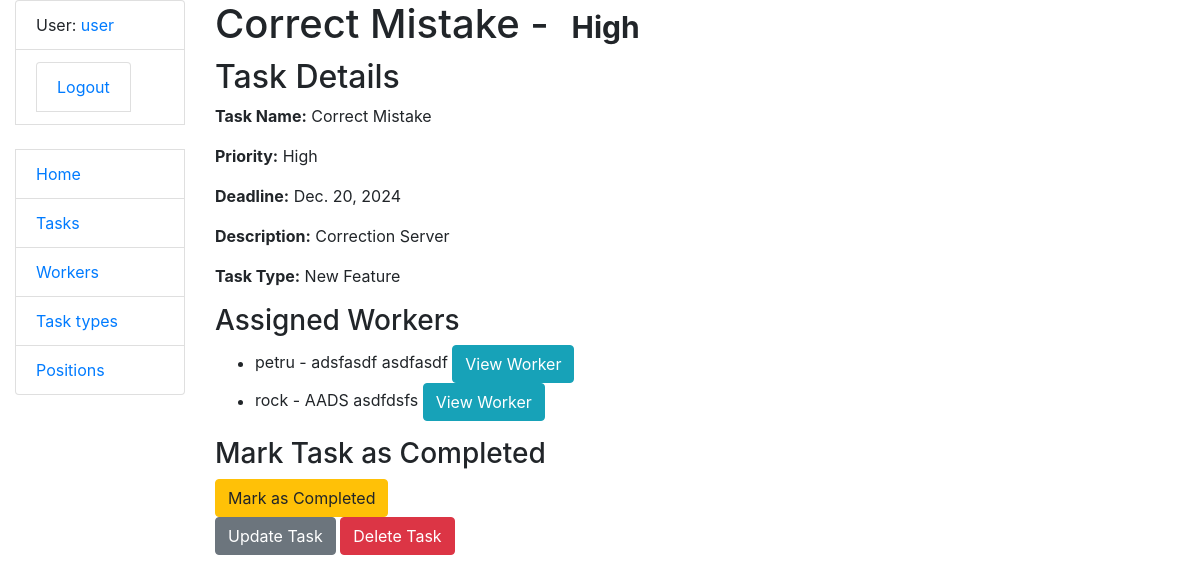
The page /task/1/ (signed in) on the database its author committed.
### task_manager/models.py (models this page shows, shortened)
class Task(models.Model):
    PRIORITY_CHOICES = [
        ("Urgent", "Urgent"),
        ("High", "High"),
        ("Medium", "Medium"),
        ("Low", "Low"),
    ]
    name = models.CharField(max_length=255)
    description = models.TextField()
    deadline = models.DateField()
    is_completed = models.BooleanField(default=False)
    priority = models.CharField(max_length=10, choices=PRIORITY_CHOICES)
    task_type = models.ForeignKey(TaskType, on_delete=models.CASCADE)
    assignees = models.ManyToManyField(Worker)

class TaskType(models.Model):
    name = models.CharField(max_length=255)

class Worker(AbstractUser):
    position = models.ManyToManyField(Position)
    groups = models.ManyToManyField(
        Group,
        related_name="worker_set",  # Custom related_name for groups
        blank=True
    )
    user_permissions = models.ManyToManyField(
        Permission,
        related_name="worker_user_set",  # Custom related_name for user_permissions
        blank=True
    )
    class Meta:
        verbose_name = "worker"
        verbose_name_plural = "workers"

### task_manager/views.py (the view)
# urls.py: path("task/<int:pk>/", TaskDetailView.as_view(), name="task-detail"),
class TaskDetailView(LoginRequiredMixin, generic.DetailView):
    model = Task
    template_name = "task_manager/task_detail.html"
    context_object_name = "task"

### task_manager/context_processors.py (called while the page is built)
def cfg_assets_root(request):
    return { 'ASSETS_ROOT' : settings.ASSETS_ROOT }

### templates/task_manager/task_detail.html (shortened to what this page needs)
{% extends "base2.html" %}
{% load crispy_forms_filters %}
{% block content %}
  <h1>
    {{ task.name }} -
    <span class="badge badge-{{ task.priority|lower }}">{{ task.priority }}</span>
  </h1>
  <h2>Task Details</h2>
  <p><strong>Task Name:</strong> {{ task.name }}</p>
  <p><strong>Priority:</strong> {{ task.priority }}</p>
  <p><strong>Deadline:</strong> {{ task.deadline }}</p>
  <p><strong>Description:</strong> {{ task.description }}</p>
  <p><strong>Task Type:</strong> {{ task.task_type.name }}</p>
  <h3>Assigned Workers</h3>
  {% if task.assignees.all %}
    <ul>
      {% for worker in task.assignees.all %}
        <li>
          {{ worker.username }} - {{ worker.first_name }} {{ worker.last_name }}
          <a href="{% url 'task_manager:worker-detail' pk=worker.id %}" class="btn btn-info">View Worker</a>
        </li>
      {% endfor %}
    </ul>
  {% else %}
    <p>No workers assigned to this task.</p>
  {% endif %}
  <h3>Mark Task as Completed</h3>
  <form method="post" action="{% url 'task_manager:task-completion-toggle' pk=task.id %}">
    <button type="submit" class="btn btn-warning">
      {% if task.is_completed %}
        Mark as Incomplete
      {% else %}
        Mark as Completed
      {% endif %}
    </button>
  </form>
  <a href="{% url 'task_manager:task-update' pk=task.id %}" class="btn btn-secondary">Update Task</a>
  <a href="{% url 'task_manager:task-delete' pk=task.id %}" class="btn btn-danger link-to-page">
      Delete Task
    </a>
{% endblock %}

### templates/includes/sidebar2.html (shortened to what this page needs)
<ul class="sidebar-nav list-group">
  {% if user.is_authenticated %}
    <li class="list-group-item">User: <a href="{{ user.get_absolute_url }}">{{ user.get_username }}</a></li>
    <li class="list-group-item">
      <form method="post" action="{% url 'logout' %}">
        <button type="submit" class="btn btn-link list-group-item">Logout</button>
      </form>
    </li>
  {% else %}
    <li class="list-group-item"><a href="{% url 'login'%}?next={{request.path}}">Login</a></li>
  {% endif %}
  <br>
  <li class="list-group-item"><a href="{% url 'task_manager:index' %}">Home</a></li>
  <li class="list-group-item"><a href="{% url 'task_manager:task-list' %}">Tasks</a></li>
  <li class="list-group-item"><a href="{% url 'task_manager:worker-list' %}">Workers</a></li>
  <li class="list-group-item"><a href="{% url 'task_manager:task-type-list' %}">Task types</a></li>
  <li class="list-group-item"><a href="{% url 'task_manager:position-list' %}">Positions</a></li>
</ul>

### rows shown on the page
Task: name "Correct Mistake", priority "High", deadline "Dec. 20, 2024", description "Correction Server", task_type.name "New Feature"
Worker: username "petru", first_name "adsfasdf", last_name "asdfasdf"
Worker: username "rock", first_name "AADS", last_name "asdfdsfs"

### other values the page prints
{{ user.get_username }} "user"
